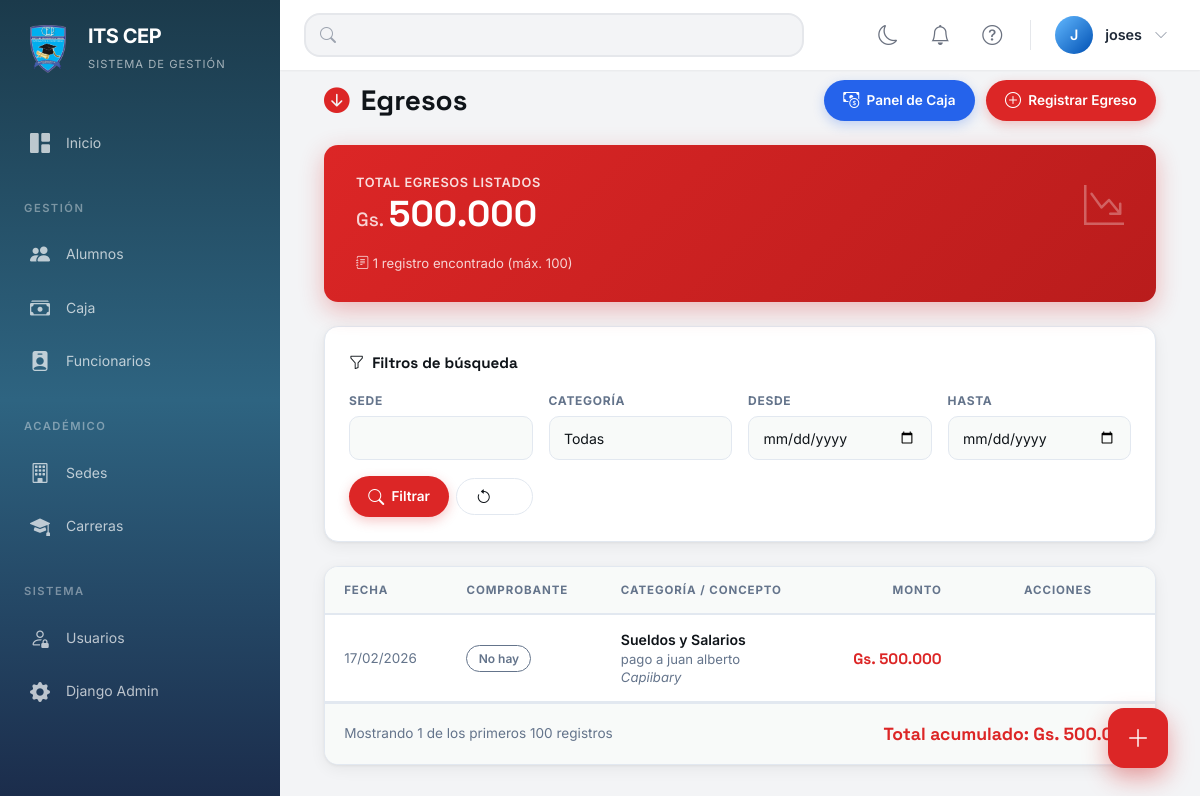
The app's page /egresos/ (signed in) with its own data.
### sysapp/models.py (models this page shows, shortened)
class Egreso(models.Model):
    uuid = models.UUIDField(default=uuid.uuid4, editable=False, unique=True)
    CATEGORIA_CHOICES = [
        ('SERVICIOS', 'Servicios (Luz, Agua, Internet)'),
        ('SUELDOS', 'Sueldos y Salarios'),
        ('MATERIALES', 'Materiales y Suministros'),
        ('MANTENIMIENTO', 'Mantenimiento'),
        ('ALQUILER', 'Alquiler'),
        ('IMPUESTOS', 'Impuestos y Tasas'),
        ('OTROS', 'Otros Gastos'),
    ]
    sede = models.ForeignKey(Sede, on_delete=models.CASCADE, related_name='egresos', verbose_name="Sede")
    numero_comprobante = models.CharField(max_length=50, verbose_name="Nº de Comprobante", blank=True, null=True)
    fecha = models.DateField(default=timezone.now, verbose_name="Fecha")
    categoria = models.CharField(max_length=20, choices=CATEGORIA_CHOICES, verbose_name="Categoría")
    concepto = models.TextField(verbose_name="Concepto")
    monto = models.DecimalField(max_digits=10, decimal_places=0, verbose_name="Monto (Gs.)", validators=[MinValueValidator(0)])
    comprobante = models.ImageField(upload_to=path_comprobante_egreso, blank=True, null=True, verbose_name="Comprobante")
    usuario_registro = models.ForeignKey('auth.User', on_delete=models.SET_NULL, null=True, blank=True, verbose_name="Registrado por")
    observaciones = models.TextField(blank=True, null=True, verbose_name="Observaciones")
    fecha_creacion = models.DateTimeField(auto_now_add=True, verbose_name="Fecha de Registro")
    funcionario = models.ForeignKey(
        Funcionario,
        on_delete=models.SET_NULL,
        null=True,
        blank=True,
        related_name='egresos_funcionario',
        verbose_name="Funcionario",
        help_text="Seleccionar si el egreso corresponde al sueldo de un funcionario",
    )
    class Meta:
        ordering = ['-fecha', '-id']
        verbose_name = "Egreso"
        verbose_name_plural = "Egresos"

class Sede(models.Model):
    nombre = models.CharField(max_length=200, verbose_name="Nombre")
    direccion = models.TextField(verbose_name="Dirección")
    telefono = models.CharField(max_length=20, verbose_name="Teléfono")
    activa = models.BooleanField(default=True, verbose_name="Activa")
    fecha_creacion = models.DateTimeField(auto_now_add=True, verbose_name="Fecha de Creación")
    class Meta:
        verbose_name = "Sede"
        verbose_name_plural = "Sedes"
        ordering = ['nombre']

### sysapp/views.py (the view)
# urls.py: path('egresos/', views.lista_egresos, name='lista_egresos'),
@login_required
def lista_egresos(request):
    egresos    = Egreso.objects.all().select_related('sede', 'usuario_registro').order_by('-fecha', '-id')
    sede_id    = request.GET.get('sede')
    categoria  = request.GET.get('categoria')
    fecha_desde= request.GET.get('fecha_desde')
    fecha_hasta= request.GET.get('fecha_hasta')
    if sede_id:     egresos = egresos.filter(sede_id=sede_id)
    if categoria:   egresos = egresos.filter(categoria=categoria)
    if fecha_desde: egresos = egresos.filter(fecha__gte=fecha_desde)
    if fecha_hasta: egresos = egresos.filter(fecha__lte=fecha_hasta)
    total_egresos = egresos.aggregate(Sum('monto'))['monto__sum'] or 0
    return render(request, 'caja/listaEgresos.html', {
        'egresos':        egresos[:100],
        'total_egresos':  total_egresos,
        'sedes':          Sede.objects.all().order_by('nombre'),
        'categorias':     Egreso.CATEGORIA_CHOICES,
        'filtros': {'sede': sede_id, 'categoria': categoria, 'fecha_desde': fecha_desde, 'fecha_hasta': fecha_hasta},
    })

### sysapp/templatetags/custom_filters.py (called while the page is built)
@register.filter(name='formato_guaranies')
def formato_guaranies(value):
    try:
        value = int(float(value))
        value_str = str(value)
        negative = value < 0
        if negative:
            value_str = value_str[1:]
        result = []
        for i, digit in enumerate(reversed(value_str)):
            if i > 0 and i % 3 == 0:
                result.append('.')
            result.append(digit)
        formatted = ''.join(reversed(result))
        if negative:
            formatted = '-' + formatted
        return formatted
    except (ValueError, TypeError):
        return value

### sysapp/templates/caja/listaEgresos.html (shortened to what this page needs)
{% extends 'base.html' %}
{% load custom_filters %}
{% block content %}
<div class="le container-fluid mt-5">
    <div class="le-head">
        <h1 class="le-head-title no-print">
            <i class="bi bi-arrow-down-circle-fill"></i>
            Egresos
        </h1>
        <div class="le-head-actions">
            <a href="{% url 'lista_caja' %}" class="le-btn le-btn-primary no-print">
                <i class="bi bi-cash-coin"></i>
                Panel de Caja
            </a>
            <a href="{% url 'registrar_egreso' %}" class="le-btn le-btn-danger no-print">
                <i class="bi bi-plus-circle"></i>
                Registrar Egreso
            </a>
        </div>
    </div>
    {% if user.is_staff %}
    <div class="le-stat-card">
        <div class="le-stat-top">
            <div>
                <div class="le-stat-label">Total Egresos Listados</div>
                <div class="le-stat-value">
                    <small>Gs.</small>{{ total_egresos|formato_guaranies }}
                </div>
            </div>
            <div class="le-stat-icon">
                <i class="bi bi-graph-down-arrow"></i>
            </div>
        </div>
        <div class="le-stat-sub">
            <i class="bi bi-journal-text"></i>
            {{ egresos|length }} registro{{ egresos|length|pluralize }} encontrado{{ egresos|length|pluralize }} (máx. 100)
        </div>
    </div>
    {% endif %}
    <div class="le-filters no-print">
        <div class="le-filters-title">
            <i class="bi bi-funnel"></i>
            Filtros de búsqueda
        </div>
        <form method="get" class="le-filters-grid">
            {% if es_admin %}
            <div class="le-filter-field">
                <label class="le-filter-label">Sede</label>
                <select name="sede" class="form-select">
                    <option value="">Todas las sedes</option>
                    {% for s in sedes %}
                    <option value="{{ s.id }}" {% if filtros.sede == s.id|stringformat:"s" %}selected{% endif %}>
                    {{ s.nombre }}
                    </option>
                    {% endfor %}
                </select>
            </div>
            {% else %}
            <div class="le-filter-field">
                <label class="le-filter-label">Sede</label>
                <input type="text" class="form-control" value="{{ sede_forzada.nombre }}" readonly>
            </div>
            {% endif %}
            <div class="le-filter-field">
                <label class="le-filter-label">Categoría</label>
                <select name="categoria" class="form-select">
                    <option value="">Todas</option>
                </select>
            </div>
            <div class="le-filter-field">
                <label class="le-filter-label">Desde</label>
                <input type="date" name="fecha_desde" class="form-control" value="{{ filtros.fecha_desde }}">
            </div>
            <div class="le-filter-field">
                <label class="le-filter-label">Hasta</label>
                <input type="date" name="fecha_hasta" class="form-control" value="{{ filtros.fecha_hasta }}">
            </div>
            <div class="le-filter-field" style="display: grid; grid-template-columns: 1fr 1fr; align-items: center;">
                <button type="submit" class="le-btn le-btn-danger" style="flex:1;">
                    <i class="bi bi-search"></i>Filtrar
                </button>
                <a href="{% url 'lista_egresos' %}" class="le-btn le-btn-outline">
                    <i class="bi bi-arrow-counterclockwise"></i>
                </a>
            </div>
        </form>
    </div>
    <div class="le-card">
        <table class="le-table">
            <thead>
            <tr>
                <th>Fecha</th>
                <th class="no-print">Comprobante</th>
                <th class="col-concepto print-only">Categoría / Concepto</th>
                <th style="text-align:right;">Monto</th>
                <th class="no-print" style="text-align:center;">Acciones</th>
            </tr>
            </thead>
            <tbody>
            {% for egreso in egresos %}
            <tr onclick="window.location.href='{% url 'detalle_egreso' egreso.uuid %}'">
                <td class="col-date">{{ egreso.fecha|date:"d/m/Y" }}</td>
                <td class="no-print">
                    <span class="col-badge badge-comp">{{ egreso.numero_comprobante }}</span>
                </td>
                <td class="col-concepto">
                    <div class="col-nombre">{{ egreso.get_categoria_display }}</div>
                    <div class="col-sub">{{ egreso.concepto|truncatewords:8 }}</div>
                    <div class="col-sub" style="font-style:italic;">{{ egreso.sede.nombre }}</div>
                </td>
                <td class="col-monto">Gs. {{ egreso.monto|formato_guaranies }}</td>
            </tr>
            {% endfor %}
            </tbody>
        </table>
        {% if egresos %}
        <div class="le-footer">
            <span>Mostrando {{ egresos|length }} de los primeros 100 registros</span>
            <span class="le-footer-total">
      Total acumulado: Gs. {{ total_egresos|formato_guaranies }}
    </span>
        </div>
        {% endif %}
    </div>
</div>
<a href="{% url 'registrar_egreso' %}" class="le-fab" title="Registrar nuevo egreso">
    <i class="bi bi-plus-lg"></i>
</a>
{% endblock %}

### sysapp/templates/base.html (shortened to what this page needs)
{% load static %}
<html lang="es">
<head>
    <link href="https://cdn.jsdelivr.net/npm/bootstrap@5.3.0/dist/css/bootstrap.min.css" rel="stylesheet">
    <link rel="stylesheet" href="https://cdn.jsdelivr.net/npm/bootstrap-icons@1.11.0/font/bootstrap-icons.css">
    <link rel="stylesheet" href="{% static 'css/base.css' %}">
    <link rel="stylesheet" href="{% static 'css/responsive_improvements.css' %}">
    <link rel="stylesheet" href="{% static 'css/print.css' %}" media="print">
</head>
<body>
<aside class="sidebar" id="sidebar" aria-label="Menú principal de navegación">
    <div class="sidebar-brand" role="banner">
        <div class="brand-logo" aria-hidden="true">
            <img src="{% static 'img/logo.png' %}" alt="Logo" style="width: 100%; height: 100%; object-fit: contain;">
        </div>
        <div class="brand-info">
            <h1 class="brand-name">ITS CEP</h1>
            <div class="brand-tagline">Sistema de Gestión</div>
        </div>
    </div>
    <nav class="sidebar-nav" aria-label="Menú lateral">
        <div class="nav-section">
            <div class="nav-item">
                <a href="{% url 'dashboard' %}"
                   class="nav-link {% if request.resolver_match.url_name == 'dashboard' %}active{% endif %}">
                    <i class="bi bi-grid-1x2-fill" aria-hidden="true"></i>
                    <span>Inicio</span>
                </a>
            </div>
        </div>
        <div class="nav-section">
            <div class="nav-section-title">Gestión</div>
            <div class="nav-item">
                <a href="{% url 'lista_alumnos' %}"
                   class="nav-link {% if 'alumno' in request.resolver_match.url_name %}active{% endif %}">
                    <i class="bi bi-people-fill" aria-hidden="true"></i>
                    <span>Alumnos</span>
                </a>
            </div>
            <div class="nav-item">
                <a href="{% url 'lista_caja' %}"
                   class="nav-link {% if 'caja' in request.resolver_match.url_name %}active{% endif %}">
                    <i class="bi bi-cash-stack" aria-hidden="true"></i>
                    <span>Caja</span>
                </a>
            </div>
            <div class="nav-item">
                <a href="{% url 'lista_funcionarios' %}"
                   class="nav-link {% if 'funcionario' in request.resolver_match.url_name or 'asistencia' in request.resolver_match.url_name %}active{% endif %}">
                    <i class="bi bi-person-badge-fill" aria-hidden="true"></i>
                    <span>Funcionarios</span>
                </a>
            </div>
        </div>
        <div class="nav-section">
            <div class="nav-section-title">Académico</div>
            {% if user.is_staff %}
            <div class="nav-item">
                <a href="{% url 'lista_sedes' %}"
                   class="nav-link {% if 'sede' in request.resolver_match.url_name %}active{% endif %}">
                    <i class="bi bi-building" aria-hidden="true"></i>
                    <span>Sedes</span>
                </a>
            </div>
            {% endif %}
            <div class="nav-item">
                <a href="{% url 'lista_carreras' %}"
                   class="nav-link {% if 'carrera' in request.resolver_match.url_name or 'materia' in request.resolver_match.url_name %}active{% endif %}">
                    <i class="bi bi-mortarboard-fill" aria-hidden="true"></i>
                    <span>Carreras</span>
                </a>
            </div>
        </div>
        {% if user.is_staff %}
        <div class="nav-section">
            <div class="nav-section-title">Sistema</div>
            <div class="nav-item">
                <a href="{% url 'lista_usuarios' %}"
                   class="nav-link {% if 'usuario' in request.resolver_match.url_name %}active{% endif %}">
                    <i class="bi bi-person-lock" aria-hidden="true"></i>
                    <span>Usuarios</span>
                </a>
            </div>
            <div class="nav-item">
                <a href="/admin" class="nav-link" target="_blank">
                    <i class="bi bi-gear-fill" aria-hidden="true"></i>
                    <span>Django Admin</span>
                </a>
            </div>
        </div>
        {% endif %}
    </nav>
</aside>
<main class="main-content" id="main-content" role="main">
    <header class="top-bar" role="banner">
        <div class="top-bar-left">
            <div class="search-box" id="globalSearchContainer">
                <i class="bi bi-search" aria-hidden="true"></i>
                <input type="text" id="globalSearch" aria-label="Buscar en el sistema">
            </div>
        </div>
        <div class="top-bar-right">
            <button class="top-bar-btn theme-toggle-btn" id="themeToggle" title="Cambiar tema" type="button">
                <i class="bi bi-moon"></i>
            </button>
            <div class="position-relative d-inline-block">
                <button class="top-bar-btn" id="notificationsToggle" title="Notificaciones" aria-label="Notificaciones" aria-expanded="false" type="button">
                    <i class="bi bi-bell"></i>
                </button>
            </div>
            <button class="top-bar-btn" id="helpToggle" title="Ayuda" aria-label="Ayuda" data-bs-toggle="modal" data-bs-target="#helpModal">
                <i class="bi bi-question-circle"></i>
            </button>
            <div class="user-dropdown dropdown">
                <button class="user-dropdown-toggle" id="userDropdownToggle" aria-expanded="false" type="button">
                    <div class="user-dropdown-avatar">
                        {{ user.username|first|upper }}
                    </div>
                    <div class="user-dropdown-info">
                        <div class="user-dropdown-name">{{ user.username }}</div>
                    </div>
                    <i class="bi bi-chevron-down" style="color: var(--gray-400);" aria-hidden="true"></i>
                </button>
            </div>
        </div>
    </header>
    <div class="content-wrapper animate-fadeIn">
        {% block content %}{% endblock %}
    </div>
</main>
</body>
</html>

### sysapp/static/css/print.css (style rules this page uses)
.no-print { display: none !important; }
.print-only { display: none; }

### records on screen
Egreso: fecha "17/02/2026", numero_comprobante "No hay", categoria "Sueldos y Salarios", concepto "pago a juan alberto", sede.nombre "Capiibary", monto "500.000"

### other values on screen
{{ user.username|first|upper }} "J"
{{ user.username }} "joses"
{{ total_egresos|formato_guaranies }} "500.000"
{{ egresos|length }} "1"
